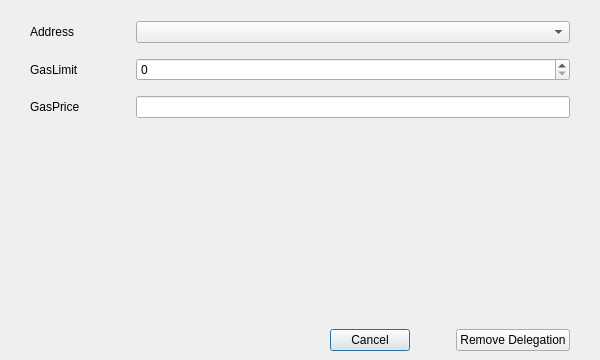
<?xml version="1.0" encoding="UTF-8"?>
<ui version="4.0">
 <class>RemoveDelegationPage</class>
 <widget class="QDialog" name="RemoveDelegationPage">
  <property name="geometry">
   <rect>
    <x>0</x>
    <y>0</y>
    <width>600</width>
    <height>360</height>
   </rect>
  </property>
  <property name="windowTitle">
   <string>Dialog</string>
  </property>
  <layout class="QVBoxLayout" name="verticalLayout">
   <property name="leftMargin">
    <number>0</number>
   </property>
   <property name="rightMargin">
    <number>0</number>
   </property>
   <property name="bottomMargin">
    <number>0</number>
   </property>
   <item>
    <spacer name="verticalSpacer_2">
     <property name="orientation">
      <enum>Qt::Vertical</enum>
     </property>
     <property name="sizeType">
      <enum>QSizePolicy::Fixed</enum>
     </property>
     <property name="sizeHint" stdset="0">
      <size>
       <width>20</width>
       <height>10</height>
      </size>
     </property>
    </spacer>
   </item>
   <item>
    <layout class="QGridLayout" name="gridLayout">
     <property name="leftMargin">
      <number>30</number>
     </property>
     <property name="rightMargin">
      <number>30</number>
     </property>
     <property name="verticalSpacing">
      <number>15</number>
     </property>
     <item row="2" column="1">
      <widget class="BitcoinAmountField" name="lineEditGasPrice"/>
     </item>
     <item row="2" column="0">
      <widget class="QLabel" name="labelGasPrice">
       <property name="minimumSize">
        <size>
         <width>100</width>
         <height>0</height>
        </size>
       </property>
       <property name="text">
        <string>GasPrice</string>
       </property>
      </widget>
     </item>
     <item row="1" column="0">
      <widget class="QLabel" name="labelGasLimit">
       <property name="minimumSize">
        <size>
         <width>100</width>
         <height>0</height>
        </size>
       </property>
       <property name="text">
        <string>GasLimit</string>
       </property>
      </widget>
     </item>
     <item row="1" column="1">
      <widget class="QSpinBox" name="lineEditGasLimit"/>
     </item>
     <item row="0" column="0">
      <widget class="QLabel" name="labelAddress">
       <property name="minimumSize">
        <size>
         <width>100</width>
         <height>0</height>
        </size>
       </property>
       <property name="text">
        <string>Address</string>
       </property>
      </widget>
     </item>
     <item row="0" column="1">
      <widget class="AddressField" name="lineEditAddress"/>
     </item>
    </layout>
   </item>
   <item>
    <spacer name="verticalSpacer">
     <property name="orientation">
      <enum>Qt::Vertical</enum>
     </property>
     <property name="sizeHint" stdset="0">
      <size>
       <width>20</width>
       <height>40</height>
      </size>
     </property>
    </spacer>
   </item>
   <item>
    <widget class="QWidget" name="buttonsContainerWhite" native="true">
     <layout class="QHBoxLayout" name="horizontalLayout_2">
      <property name="leftMargin">
       <number>30</number>
      </property>
      <property name="rightMargin">
       <number>30</number>
      </property>
      <item>
       <spacer name="horizontalSpacer">
        <property name="orientation">
         <enum>Qt::Horizontal</enum>
        </property>
        <property name="sizeType">
         <enum>QSizePolicy::Expanding</enum>
        </property>
        <property name="sizeHint" stdset="0">
         <size>
          <width>40</width>
          <height>20</height>
         </size>
        </property>
       </spacer>
      </item>
      <item>
       <widget class="QPushButton" name="clearButton">
        <property name="text">
         <string>Cancel</string>
        </property>
       </widget>
      </item>
      <item>
       <spacer name="horizontalSpacer_2">
        <property name="orientation">
         <enum>Qt::Horizontal</enum>
        </property>
        <property name="sizeType">
         <enum>QSizePolicy::Fixed</enum>
        </property>
        <property name="sizeHint" stdset="0">
         <size>
          <width>40</width>
          <height>20</height>
         </size>
        </property>
       </spacer>
      </item>
      <item>
       <widget class="QPushButton" name="removeDelegationButton">
        <property name="text">
         <string>Remove Delegation</string>
        </property>
       </widget>
      </item>
     </layout>
    </widget>
   </item>
  </layout>
 </widget>
 <customwidgets>
  <customwidget>
   <class>BitcoinAmountField</class>
   <extends>QLineEdit</extends>
   <header>qt/bitcoinamountfield.h</header>
   <container>1</container>
  </customwidget>
  <customwidget>
   <class>AddressField</class>
   <extends>QComboBox</extends>
   <header>qt/addressfield.h</header>
  </customwidget>
 </customwidgets>
 <resources/>
 <connections/>
</ui>
